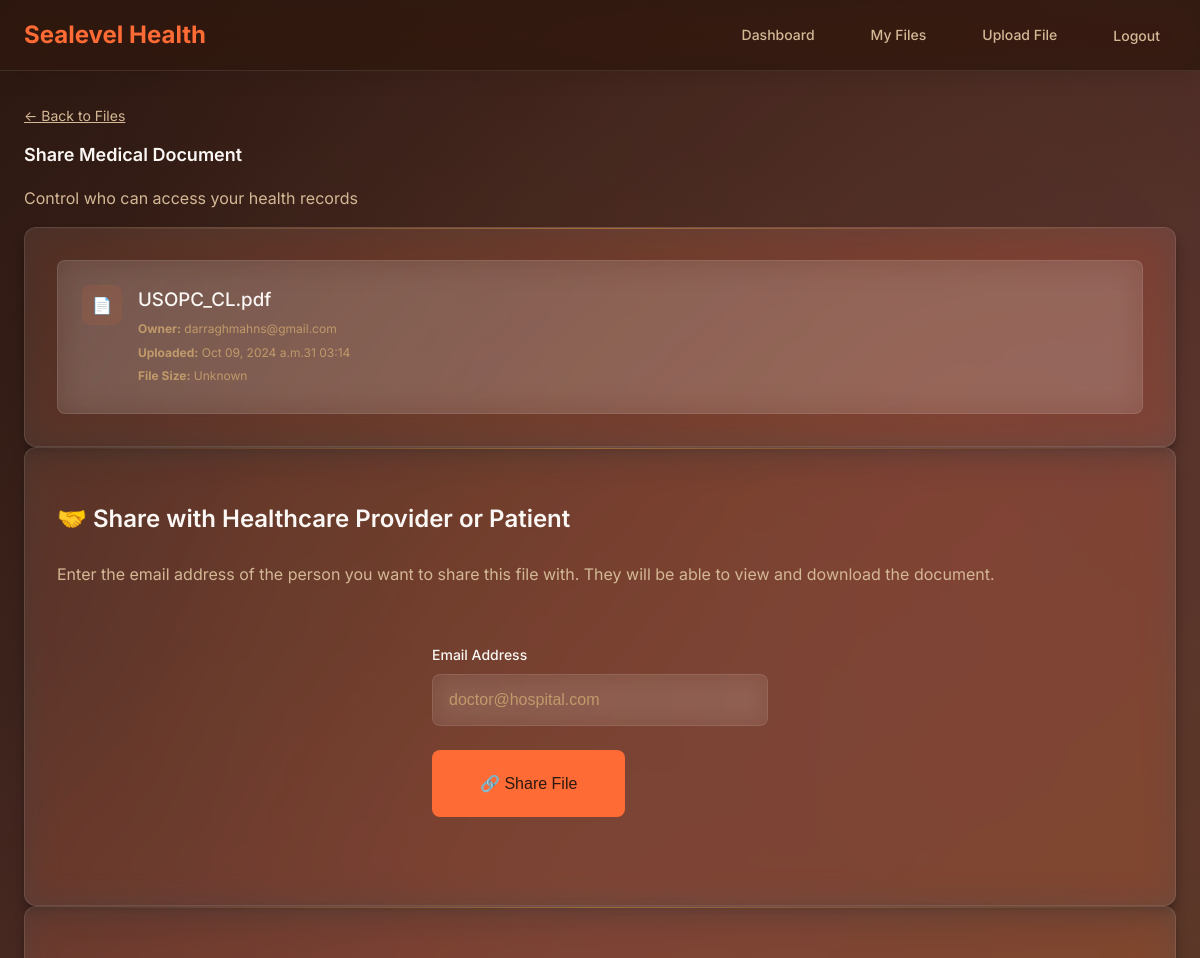
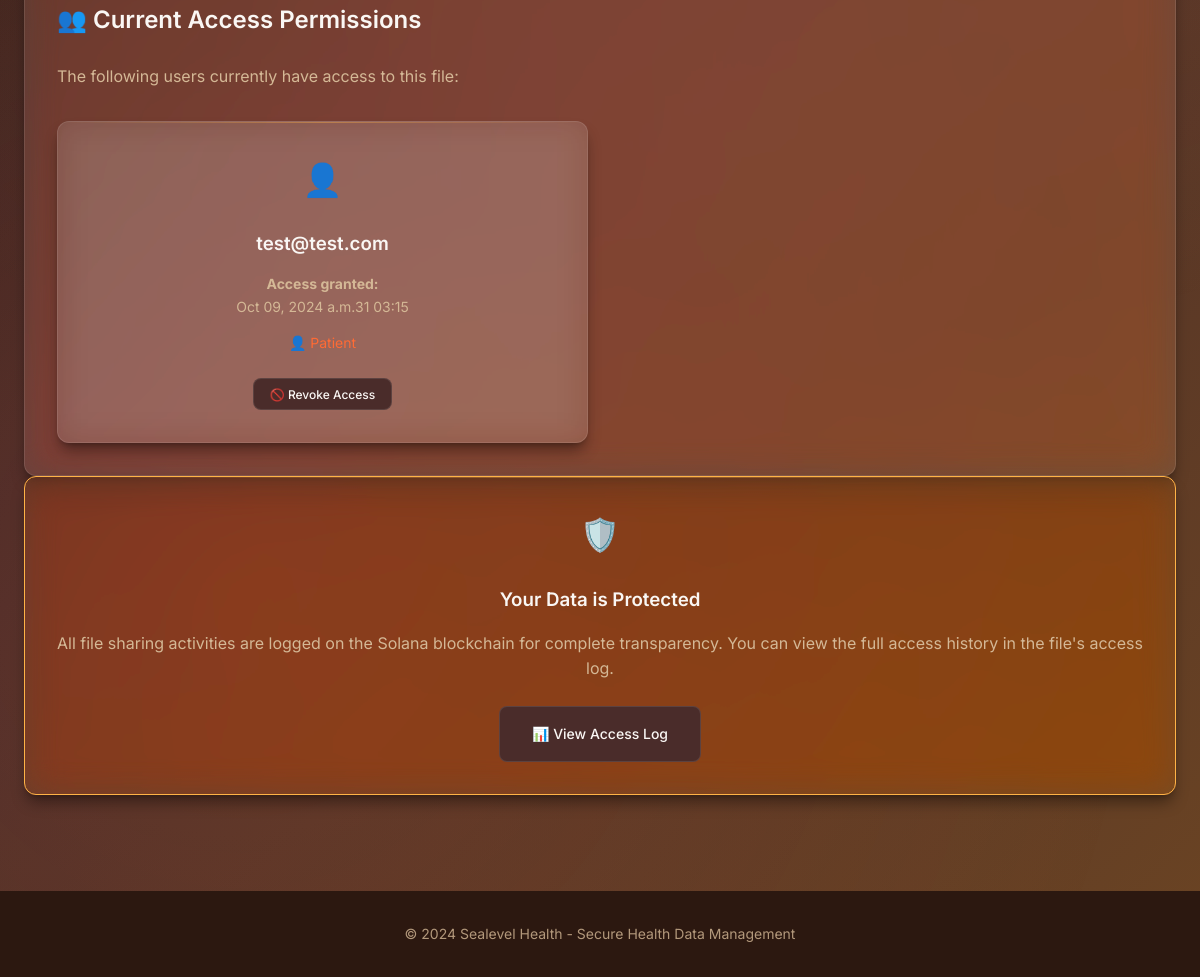
Page /files/share/35/ (signed in) on the committed database (2 pictures, top to bottom).
### files/models.py (models this page shows, shortened)
class File(models.Model):
    owner = models.ForeignKey(User, on_delete=models.CASCADE, related_name='owned_files')
    uploaded_file = models.FileField(upload_to='user_files/')
    transaction_ids = models.JSONField(default=list)
    shared_with = models.ManyToManyField(User, related_name='shared_files')
    uploaded_date = models.DateTimeField(auto_now_add=True)
    uploaded_by = models.ForeignKey(User, on_delete=models.CASCADE, related_name='uploaded_files', null=True, blank=True)

class FileAccess(models.Model):
    file = models.ForeignKey(
        File,
        on_delete=models.CASCADE,
        related_name='access_list'
    )
    user = models.ForeignKey(
        settings.AUTH_USER_MODEL,
        on_delete=models.CASCADE,
        related_name='file_access'
    )
    access_granted_at = models.DateTimeField(auto_now_add=True)
    class Meta:
        unique_together = ('file', 'user')

### users/models.py (models this page shows, shortened)
class User(AbstractBaseUser, PermissionsMixin):
    email = models.EmailField(unique=True)
    first_name = models.CharField(max_length=30, blank=True)
    last_name = models.CharField(max_length=30, blank=True)
    is_active = models.BooleanField(default=True)
    is_staff = models.BooleanField(default=False)
    date_joined = models.DateTimeField(auto_now_add=True)
    ROLE_CHOICES = [
        ('patient', 'Patient'),
        ('provider', 'Provider'),
    ]
    role = models.CharField(max_length=10, choices=ROLE_CHOICES, default='patient')
    USERNAME_FIELD = 'email'
    REQUIRED_FIELDS = []
    objects = UserManager()
    @property
    def is_provider(self):
        return self.role == 'provider'

### files/views.py (the view)
# urls.py: path('share/<int:pk>/', share_file_view, name='file-share'),
@login_required
def share_file_view(request, pk):
    file = get_object_or_404(File, pk=pk, owner=request.user)
    file_size = None
    try:
        if file.uploaded_file and hasattr(file.uploaded_file, 'size'):
            file_size = file.uploaded_file.size
    except (OSError, FileNotFoundError):
        file_size = None
    if request.method == 'POST':
        email = request.POST.get('email')
        try:
            user_to_share = User.objects.get(email=email)
            if user_to_share == request.user:
                messages.error(request, "You cannot share the file with yourself.")
            else:
                access_entry, created = FileAccess.objects.get_or_create(file=file, user=user_to_share)
                if created:
                    messages.success(request, f"File shared with {user_to_share.email}.")
                    action = "shared with " + user_to_share.email
                    from django.conf import settings
                    if getattr(settings, 'SOLANA_ENABLED', False) and SOLANA_AVAILABLE:
                        async_to_sync(log_access)(request.user, action, file)
                else:
                    messages.info(request, f"File is already shared with {user_to_share.email}.")
        except User.DoesNotExist:
            messages.error(request, "User with this email does not exist.")
        return redirect('file-share', pk=file.id)
    else:
        context = {
            'file': file,
            'file_size': file_size
        }
        return render(request, 'files/file_share.html', context)

### files/templates/files/file_share.html (shortened to what this page needs)
{% extends 'base.html' %}
{% block content %}
<div class="container">
    <div class="mb-2xl">
        <a href="{% url 'file-list' %}" class="text-secondary text-sm">← Back to Files</a>
        <h1 class="text-lg font-semibold mt-sm">Share Medical Document</h1>
        <p class="text-secondary">Control who can access your health records</p>
    </div>
    <div class="card mb-2xl">
        <div class="card-body">
            <div class="file-item">
                <div class="file-icon">📄</div>
                <div class="file-info">
                    <h3 class="file-name">{{ file.uploaded_file.name|slice:"11:" }}</h3>
                    <div class="file-meta">
                        <p><strong>Owner:</strong> {{ file.owner.email }}</p>
                        <p><strong>Uploaded:</strong> {{ file.uploaded_date|date:"M d, Y at H:i" }}</p>
                        <p><strong>File Size:</strong>
                            {% if file_size %}
                                {{ file_size|filesizeformat }}
                            {% else %}
                                Unknown
                            {% endif %}
                        </p>
                    </div>
                </div>
            </div>
        </div>
    </div>
    <div class="card mb-2xl">
        <div class="card-body">
            <h2 class="font-semibold mb-lg">🤝 Share with Healthcare Provider or Patient</h2>
            <p class="text-secondary mb-lg">Enter the email address of the person you want to share this file with. They will be able to view and download the document.</p>
            <form method="post" class="form-container">
                <div class="form-group">
                    <label for="email" class="form-label">Email Address</label>
                    <input type="email" name="email" id="email" class="form-input"
                           placeholder="doctor@hospital.com" required
                           autocomplete="email">
                </div>
                <div class="form-group">
                    <button type="submit" class="btn btn-primary btn-lg">
                        🔗 Share File
                    </button>
                </div>
            </form>
        </div>
    </div>
    <div class="card">
        <div class="card-body">
            <h2 class="font-semibold mb-lg">👥 Current Access Permissions</h2>
            {% if file.access_list.all %}
                <p class="text-secondary mb-lg">The following users currently have access to this file:</p>
                <div class="file-grid">
                    {% for access in file.access_list.all %}
                        <div class="card">
                            <div class="card-body">
                                <div class="mb-lg text-center" style="font-size: 2rem;">👤</div>
                                <h3 class="font-semibold text-center mb-sm">{{ access.user.email }}</h3>
                                <div class="text-center text-sm text-secondary mb-lg">
                                    <p><strong>Access granted:</strong><br>{{ access.access_granted_at|date:"M d, Y at H:i" }}</p>
                                    {% if access.user.is_provider %}
                                        <span class="text-primary-600">🏥 Healthcare Provider</span>
                                    {% else %}
                                        <span class="text-primary-600">👤 Patient</span>
                                    {% endif %}
                                </div>
                                <div class="text-center">
                                    <a href="{% url 'revoke-access' file.id access.user.id %}"
                                       class="btn btn-sm btn-secondary"
                                       onclick="return confirm('Are you sure you want to revoke access for {{ access.user.email }}?')">
                                        🚫 Revoke Access
                                    </a>
                                </div>
                            </div>
                        </div>
                    {% endfor %}
                </div>
            {% endif %}
        </div>
    </div>
    <div class="card mt-2xl" style="background: rgba(255, 179, 71, 0.1); border-color: var(--sunset-peach);">
        <div class="card-body text-center">
            <div class="mb-lg" style="font-size: 2rem;">🛡️</div>
            <h3 class="font-semibold mb-sm">Your Data is Protected</h3>
            <p class="text-secondary">All file sharing activities are logged on the Solana blockchain for complete transparency. You can view the full access history in the file's access log.</p>
            <div class="mt-lg">
                <a href="{% url 'file-access-log' file.id %}" class="btn btn-secondary">
                    📊 View Access Log
                </a>
            </div>
        </div>
    </div>
</div>
{% endblock %}

### files/templates/files/file_share.html (style rules this page uses)
.form-group input { width: 100%; padding: var(--space-md); border: 1px solid var(--border-color); border-radius: var(--radius-md); font-size: 1rem; transition: all var(--transition-fast); background: rgba(255, 255, 255, 0.05); backdrop-filter: blur(10px); color: var(--text-primary); }
.form-group input::placeholder { color: var(--text-muted); }

### rows in the picture
File: uploaded_file.name "USOPC_CL.pdf", owner.email "darraghmahns@gmail.com", uploaded_date "Oct 09, 2024 a.m.31 03:14"
FileAccess: user.email "test@test.com", access_granted_at "Oct 09, 2024 a.m.31 03:15", shows "👤 Patient"
